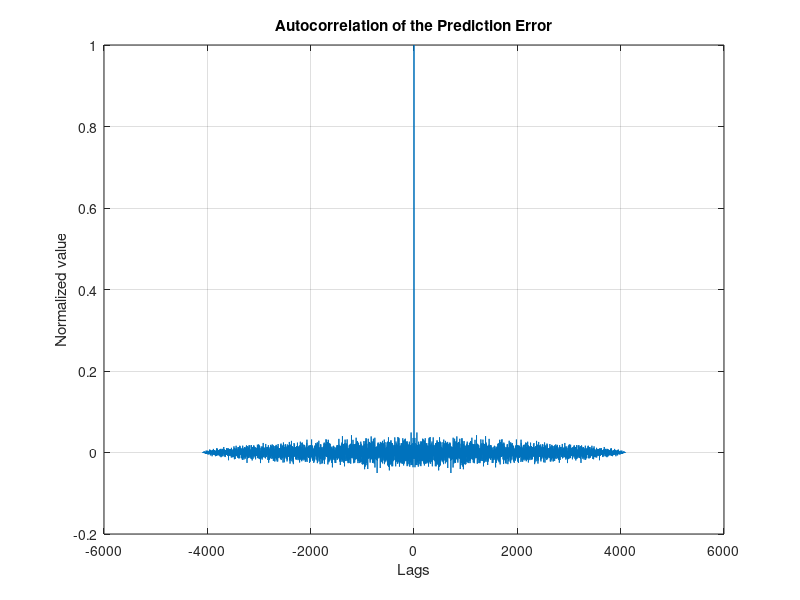

The MATLAB script that drew this image:
%Part of code used from MATLAB samples online
noise = randn(50000,1);
x = filter(1,[1 1/2 1/3 1/4],noise);
x = x(45904:50000);
a = lpc(x,3);
est_x = filter([0 -a(2:end)],1,x);
e = x-est_x;
[acs,lags] = xcorr(e,'coeff');

plot(1:97,x(4001:4097),1:97,est_x(4001:4097),'--'), grid
title 'Original Signal vs. LPC Estimate'
xlabel 'Sample number', ylabel 'Amplitude'
legend('Original signal','LPC estimate')

plot(lags,acs), grid
title 'Autocorrelation of the Prediction Error'
xlabel 'Lags', ylabel 'Normalized value'